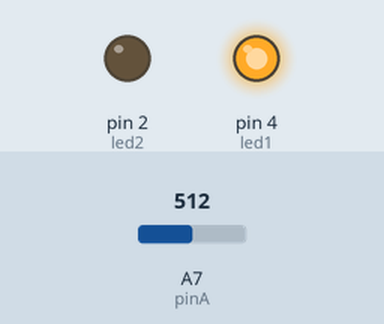
Simulated run of this sketch. Board: Arduino Nano, built with avr-gcc and run on an emulated ATmega328P. Parts: output pins drawn as LEDs (lit = HIGH). The test bench sets the inputs (shaded band); at power-on: A7 (pinA) = 512.

Above: at 2.8 s.
2.9 s: A7 (pinA) set to 122
At 3.3 s:
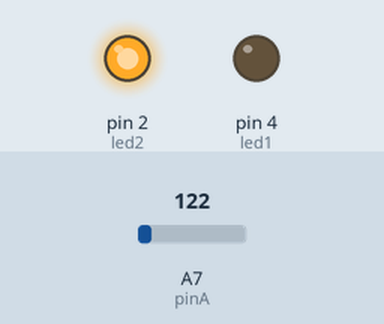
6.4 s: A7 (pinA) set to 306
Timing chart, 0 to 15.9 s (numbered marks = the images above; inputs shaded):
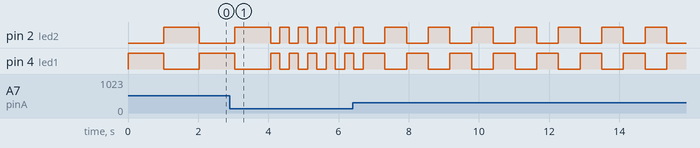

The sketch:

LucesPolicia1Poten.ino
```cpp
int led1 = 4;
int led2 = 2;
int pinA = A7;

void setup() {
  pinMode(led1, OUTPUT);
  pinMode(led2, OUTPUT);
  pinMode(pinA, INPUT);
}

void loop() {
  int data = analogRead(pinA);
  data = map(data, 0, 1024, 30, 2000);
  digitalWrite(led1, 1);
  digitalWrite(led2, 0);
  delay(data);
  digitalWrite(led1, 0);
  digitalWrite(led2, 1);
  delay(data);
}
```

Measured:
- by itself, pin 2 (led2): repeats every 1.2 s: LOW 0.62 s, HIGH 0.62 s
- by itself, pin 4 (led1): repeats every 1.2 s: HIGH 0.62 s, LOW 0.62 s
